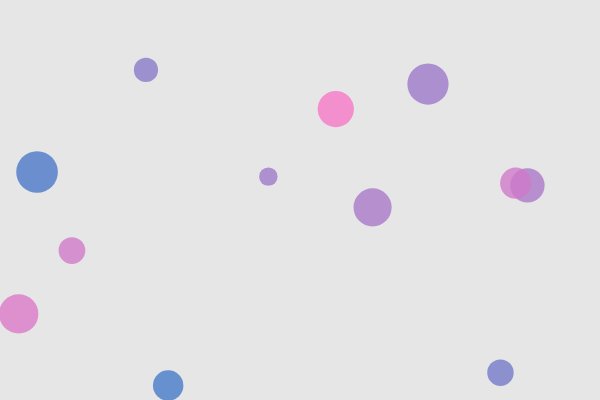
Frame 1 (no input)
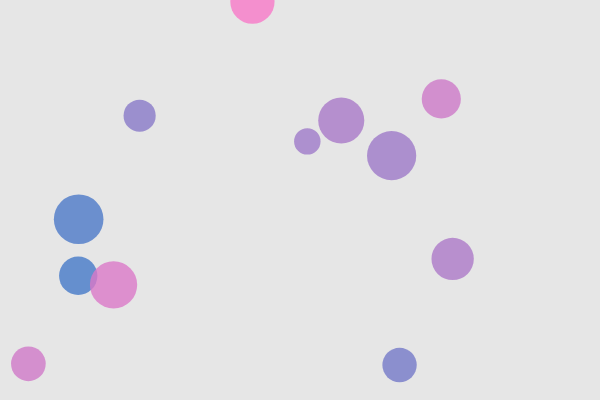
Frame 60 (no input)
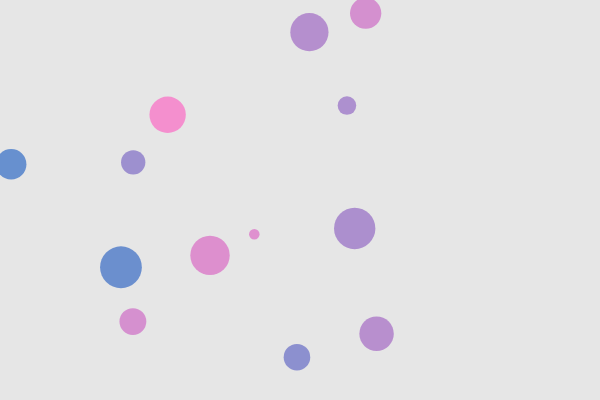
Frame 120 (the mouse pressed at the canvas centre since frame 60)

The p5.js sketch that drew these frames (run headless with seeded random() and noise() and a simulated clock; from frame 60 on, the mouse is pressed at the canvas centre):

// p5.js sketch
// ── sketch.js
// Step 0: Global data
// ============================
let agents = []; // array to hold many objects
const NUM_START = 12; // you can tweak this

function setup() {
  createCanvas(600, 400);
  noStroke();

  // ============================
  // Step 1: Populate the array
  // - Use a loop to create multiple instances
  // - Give each instance some randomized starting values
  // ============================
  for (let i = 0; i < NUM_START; i++) {
    let x = random(width);
    let y = random(height);
    let sz = random(15, 50);
    let speedX = random(-2, 2);
    let speedY = random(-2, 2);
    // TODO: pass any extra properties you plan to use
    agents.push(new Agent(x, y, sz, speedX, speedY));
  }
}

function draw() {
  background(230);

  // ============================
  // Step 2: Loop through the array
  // - Call at least TWO methods on each object
  //   e.g., update() then show()
  // ============================
  for (let i = 0; i < agents.length; i++) {
    agents[i].update(); // change over time
    agents[i].show(); // draw
  }

  // ============================
  // Step 3 (optional but recommended):
  // Removal / lifespan
  // - If your objects can "die", remove them safely.
  // - Use a backward loop to avoid skipping items when splicing.
  // ============================
  for (let i = agents.length - 1; i >= 0; i--) {
    if (agents[i].life <= 0) {
      agents.splice(i, 1);
    }
  }
}

// ============================
// Step 4: Interaction (optional)
// - Add new objects with mouse clicks
// - Toggle behaviors with keys
// ============================
function mousePressed() {
   let sz = random(16, 40);
  let speedX = random(-2, 2);
  let speedY = random(-2, 2);
  agents.push(new Agent(mouseX, mouseY, sz, speedX, speedY));
    this.life += 5;   
   
}

function keyPressed() {
  // Example toggles—feel free to customize
  if ((key === "C") | (key === "c")) {
    strokeWeight (1);
  stroke(random(10,100), random(10, 100), random(255));
    }
  
  if ((key === "F") | (key === "f")) {
     let sz = random(10, 50);
  let speedX = random(-2, 2);
  let speedY = random(-2, 2);
   agents.push(new Agent(mouseX, mouseY, sz/2, speedX*2, speedY*2));
  }
  
  if ((key === "r"| key === "R")) {
  agents = [];
  }
}

// ============================
// Step 5: Define your Class
// - Must have at least 1 property that changes over time
// - Must have at least 1 method besides show()
// - Feel free to add more properties/methods
// ============================
class Agent {
  constructor(x, y, sz, speedX, speedY) {
    // Required properties
    this.x = x;
    this.y = y;
    this.sz = sz;

    // Motion
    this.dx = speedX;
    this.dy = speedY;

    // Style (customize!)
    this.hue = random(360);
    this.alpha = 200;

    // Lifespan (optional)
    this.life = 255; // use this if you want fade/shrink/remove behavior
  }

  // Method #1: update — change over time
  update() {
    // Basic movement
    this.x += this.dx;
    this.y += this.dy;

    // Simple screen wrap (A) or bounce (B) — pick one or implement your own:

    // (A) Wrap:
    // if (this.x > width) {
    //   this.x = 0;
    // }
    // if (this.x < 0) {
    //   this.x = width;
    // }
    // if (this.y > height) {
    //   this.y = 0;
    // }
    // if (this.y < 0) {
    //   this.y = height;
    // }

    // (B) Bounce (comment Wrap out if you use Bounce):
    if (this.x < 0 || this.x > width) {
      this.dx *= -1;
    }
    if (this.y < 0 || this.y > height) {
      this.dy *= -1;
    }

    // Example of property changing over time:
    // subtle sz pulse
    this.sz += sin(frameCount * 0.05) * 0.2;

    // Or use a lifespan:
     // fade over time
    // this.sz -= 0.05;     // shrink slowly
  }

  // Method #2: show — draw the object
  show() {
    // If you use HSB, set colorMode(HSB) in setup()
    // colorMode(HSB, 360, 100, 100, 255);
    // fill(this.hue, 70, 90, this.alpha);

    // Using RGB to keep it simple
    if (key === "F" | key === "f") {
        fill ("#E2073C");
      ellipse(this.x, this.y, this.sz);
    }
    else {
    fill(50 + (this.hue % 200), 120, 200, this.alpha);
    ellipse(this.x, this.y, this.sz);
    }
  }
}

/* ============================
   TODO ideas (pick at least one):
   - Add a second method besides show(), e.g., bounce(), shrink(), changeColor()
   - Make one property evolve over time (sz, hue, alpha, speed)
   - Add a key or mouse interaction that changes *all* agents (loop over array)
   - Implement removal: shrink agents and splice them when too small
============================= */
